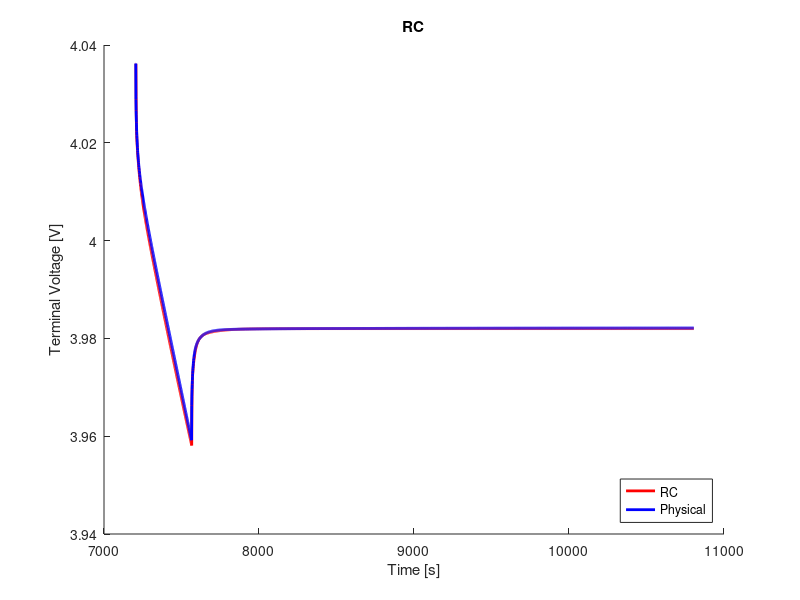

MATLAB code for this plot:
clear;
clc;
close all;

%% load data
load('ocv_final.mat');
time_ocv = time;
load('pulse_1_c_2.mat');
load('rc3_cf_params.mat');

%% voltage limitations
v_max = 4.4;                                    % cut-over voltage
v_min = 3.0;                                    % cut-off voltage

%% resample ocv and soc
t1 = time_ocv(1);
t2 = time_ocv(end);
dt = 1;                                         % sample time
t = (t1:dt:t2) - t1;

ocv = interp1(time_ocv, ocv, t1:dt:t2);
soc = interp1(time_ocv, soc, t1:dt:t2);

s = length(time);

%% variables
Q = 16.8;
eta = 1.0;                                  % coulombic efficiency

n = 3;                                      % number of rc links
i_r = zeros(n, 1);
v_c = zeros(n, 1);
flag = 1;

%% compute soc
ind_init = interp1(soc, 1:length(soc), 0.8062, 'nearest');
v_t(1) = ocv(ind_init)
z0 = soc(ind_init);
z = z0 - dt/(Q*3600)*eta*cumsum(I(1:end));

% manual fit
p = 3;
r0 = r0_cf(p);
r1 = r1_cf(p);
r2 = r2_cf(p);
r3 = r3_cf(p);
c1 = c1_cf(p);
c2 = c2_cf(p);
c3 = c3_cf(p);

r = [r1; r2; r3];
c = [c1; c2; c3];

%% compute terminal voltage
for j = 1:n
    f(j) = exp(-dt/(r(j)*c(j)));
end
for k = 1:s-1
    if flag == 1
        i_r(:, k+1) = diag(f)*i_r(:, k) + (1-f')*I(k);
        v_c(:, k) = i_r(:, k).*r;
        ind = interp1(soc, 1:length(soc), z(k), 'nearest');
        v_t(k+1) = ocv(ind) - sum(v_c(:, k)) - I(k).*r0;
        if v_t(k) < v_min
            fprintf('Reached lower voltage limit.');
            flag = 0;
        end
        if v_t(k) > v_max
            fprintf('Reached upper voltage limit.');
            flag = 0;
        end 
    end
end

%% compute rms error
v_t = reshape(v_t, size(V_batt_time));
rmse = 1000*sqrt(mean((V_batt_time - v_t).^2))     % [mV]

%% plot
figure(1);
hold on;
plot(time, v_t, 'r', 'LineWidth', 2)
hold on;
plot(time, V_batt_time, 'b', 'LineWidth', 2)
xlabel('Time [s]')
ylabel('Terminal Voltage [V]')
title('RC')
legend('RC', 'Physical', 'location', 'southeast')
